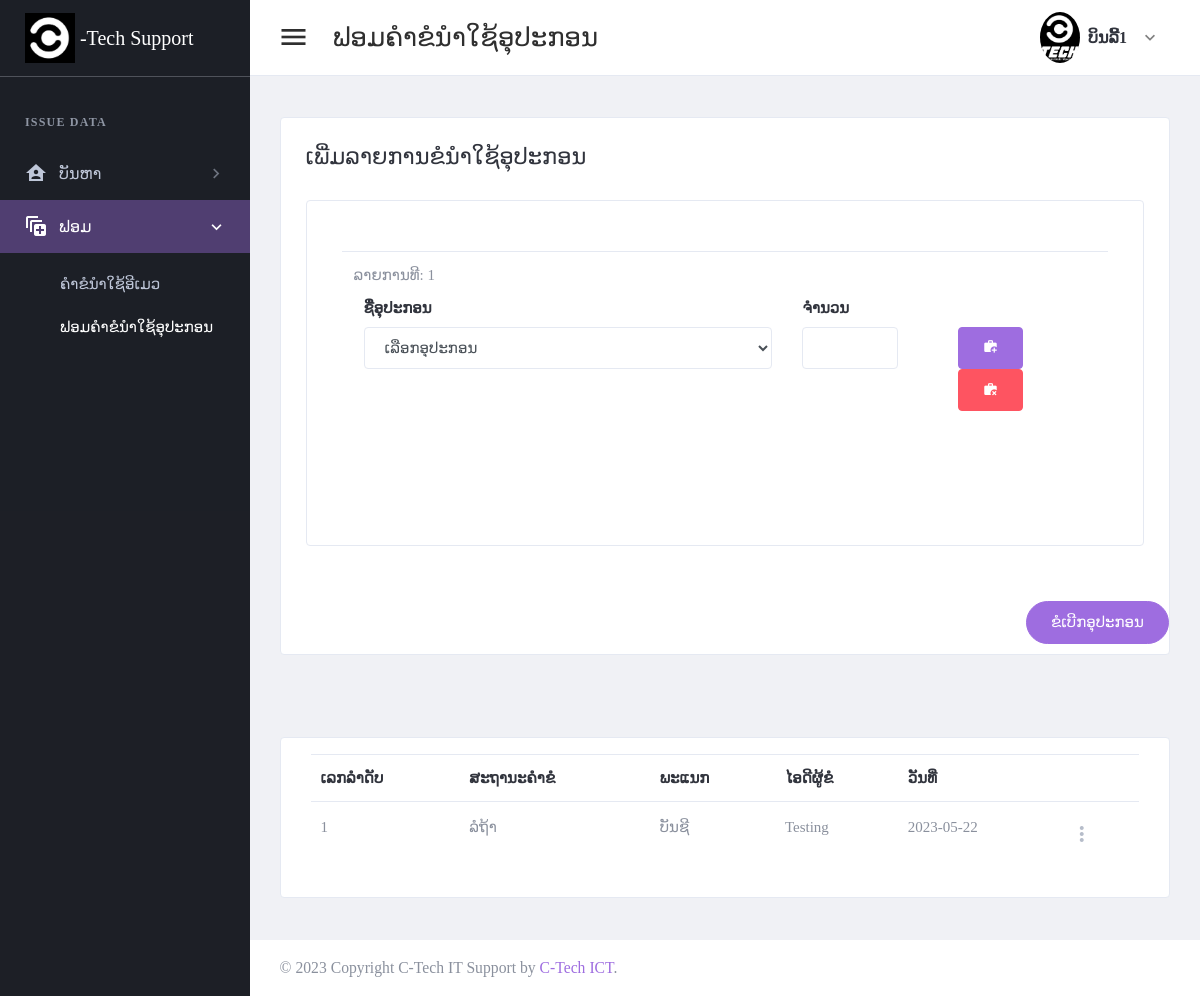
/page/form-request-item-use.php (signed in), run on an earlier commit of the app's database.
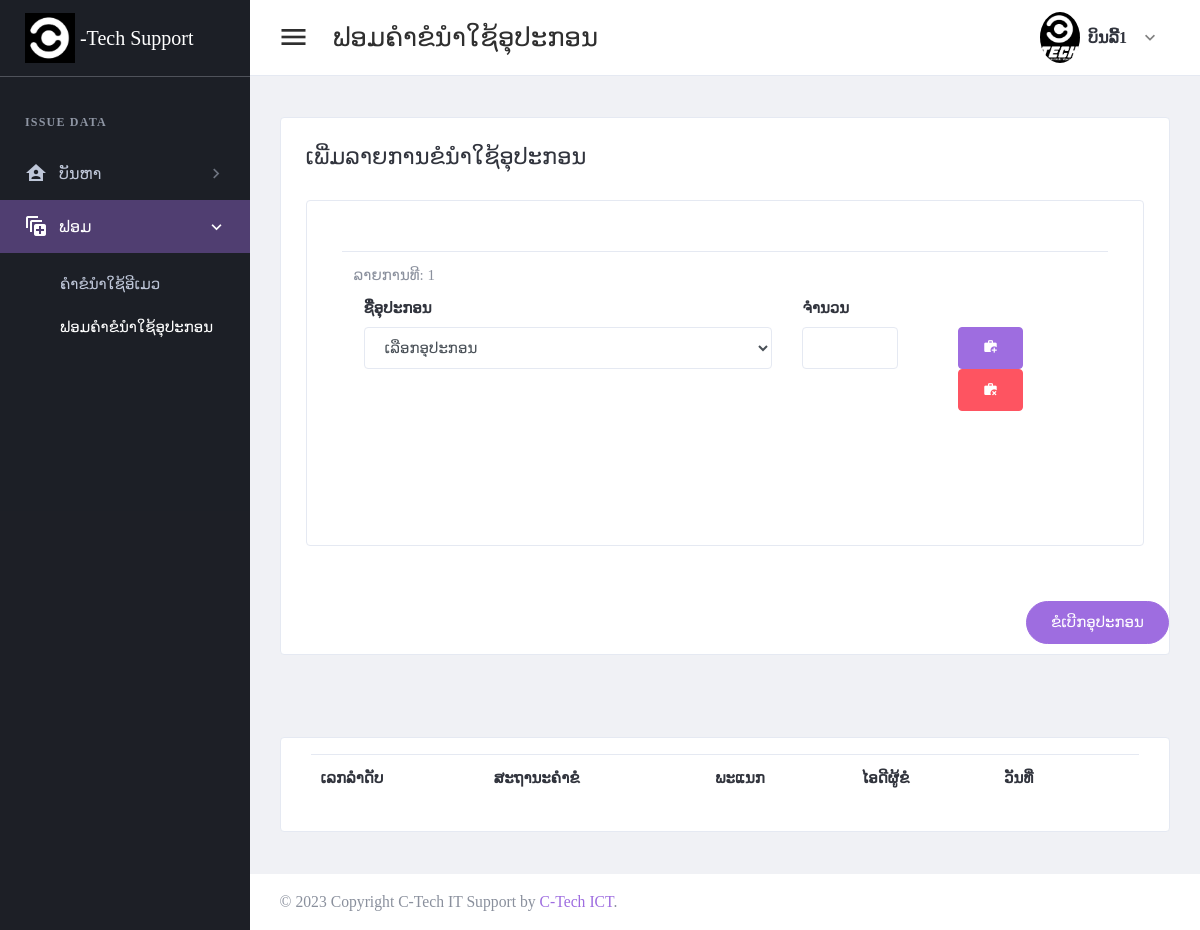
And on a later commit of the database.
### tables this page shows
CREATE TABLE `tbl_header_title` (
  `ht_id` int(11) NOT NULL,
  `ht_name` varchar(300) DEFAULT NULL
);

CREATE TABLE `tbl_sub_title` (
  `st_id` int(11) NOT NULL,
  `st_name` varchar(300) DEFAULT NULL,
  `icon_code` varchar(100) DEFAULT NULL,
  `ht_id` int(11) DEFAULT NULL
);

CREATE TABLE `tbl_page_title` (
  `pt_id` int(11) NOT NULL,
  `pt_name` varchar(300) DEFAULT NULL,
  `ptf_name` varchar(100) DEFAULT NULL,
  `st_id` int(11) DEFAULT NULL
);

CREATE TABLE `tbl_request_use_item` (
  `rui_id` int(11) NOT NULL,
  `rs_id` int(11) DEFAULT NULL,
  `depart_id` int(11) DEFAULT NULL,
  `request_by` int(11) DEFAULT NULL,
  `reqeust_date` date DEFAULT NULL
);

CREATE TABLE `tbl_request_status` (
  `rs_id` int(11) NOT NULL,
  `rs_name` varchar(150) DEFAULT NULL
);

CREATE TABLE `tbl_depart` (
  `dp_id` int(11) NOT NULL,
  `dp_name` varchar(150) DEFAULT NULL
);

CREATE TABLE `tbl_user` (
  `usid` int(11) NOT NULL,
  `full_name` varchar(300) DEFAULT NULL,
  `user_name` varchar(30) DEFAULT NULL,
  `user_password` varchar(30) DEFAULT NULL,
  `role_id` int(11) DEFAULT NULL,
  `depart_id` int(11) DEFAULT NULL,
  `user_status` int(11) DEFAULT NULL,
  `add_by` int(11) DEFAULT NULL,
  `date_register` date DEFAULT NULL,
  `cp_id` int(11) DEFAULT NULL
);

### setting/checksession.php (called while the page is built, shortened)
<?php
	if($_SESSION['id_users'] == "" )
	{
	header("location:logout.php");
	}
	  else{
		$id_users = $_SESSION["id_users"];
		$role_id = $_SESSION["role_id"];
	}
?>

### page/form-request-item-use.php (the view, shortened to what the changed rows need)
<?php
include("../setting/checksession.php");
include("../setting/conn.php");
$header_name = "ຟອມຄຳຂໍນຳໃຊ້ອຸປະກອນ";
$header_click = "2";
?>
<!DOCTYPE html>
<html lang="en" dir="ltr">
<head>
    <?php
    include("../setting/callcss.php");
    ?>
</head>
<body class="navbar-fixed sidebar-fixed" id="body">
    <div class="wrapper">
        <?php include "menu.php"; ?>
        <div class="page-wrapper">
            <div class="content-wrapper">
                <div class="content">
                    <div class="email-wrapper rounded border bg-white">
                        <div class="  no-gutters justify-content-center">
                            <div class="    ">
                                <div class="  p-4 p-xl-5">
                                    <form method="post" id="additemorderfrm">
                                        <div class="card p-4">
                                            <div class="row">
                                                <div class="card-body">
                                                    <div class="input-states">
                                                        <table class="table" id="productTable">
                                                            <tbody>
                                                                <?php
                                                                $arrayNumber = 0;
                                                                for ($x = 1; $x < 2; $x++) { ?>
                                                                    <tr id="row<?php echo $x; ?>" class="<?php echo $arrayNumber; ?>">
                                                                        <td>
                                                                            <div class="form-group "> <?php echo "ລາຍການທີ: $x"; ?> <br>
                                                                                <div class="row p-2">
                                                                                    <div class="col-lg-7">
                                                                                        <div class="form-group">
                                                                                            <label for="firstName">ຊື່ອຸປະກອນ</label>
                                                                                            <select class="form-control" name="item_id[]" id="item_id<?php echo $x; ?>" required>
                                                                                                <option value="">ເລືອກອຸປະກອນ</option>
                                                                                            </select>
                                                                                        </div>
                                                                                    </div>
                                                                                    <div class="form-group  col-lg-2">
                                                                                        <label class="text-dark font-weight-medium">ຈຳນວນ</label>
                                                                                        <div class="form-group">
                                                                                            <input type="number" step="any" name="item_value[]" id="item_value<?php echo $x; ?>" autocomplete="off" class="form-control" required />
                                                                                        </div>
                                                                                    </div>
                                                                                    <div class="col-lg-3">
                                                                                        <div class="form-group p-6">
                                                                                            <button type="button" class="btn btn-primary btn-flat " onclick="addRow()" id="addRowBtn" data-loading-text="Loading...">
                                                                                                <i class="mdi mdi-briefcase-plus"></i>
                                                                                            </button>
                                                                                            <button type="button" class="btn btn-danger  removeProductRowBtn" type="button" id="removeProductRowBtn" onclick="removeProductRow(<?php echo $x; ?>)">
                                                                                                <i class="mdi mdi-briefcase-remove"></i>
                                                                                            </button>
                                                                                        </div>
                                                                                    </div>
                                                                                </div>
                                                                            </div>
                                                                        </td>
                                                                    </tr>
                                                                <?php
                                                                    $arrayNumber++;
                                                                }
                                                                ?>
                                                            </tbody>
                                                        </table>
                                                    </div>
                                                </div>
                                            </div>
                                        </div>
                                </div>
                            </div>
                        </div>
                    </div>
                </div>
            </div>
            <div class="content-wrapper">
                <div class="content">
                    <div class="card card-default">
                        <div class="card-body">
                            <table id="productsTable2" class="table table-hover table-product" style="width:100%">
                                <thead>
                                    <tr>
                                        <th>ເລກລຳດັບ</th>
                                        <th>ສະຖານະຄຳຂໍ</th>
                                        <th>ພະແນກ</th>
                                        <th>ໄອດີຜູ້ຂໍ</th>
                                        <th>ວັນທີ່</th>
                                        <th></th>
                                    </tr>
                                </thead>
                                <tbody>
                                    <?php
                            $stmt4 = $conn->prepare(" SELECT a.rui_id,rs_name,dp_name,user_name,reqeust_date
                            FROM tbl_request_use_item a
                            left join tbl_request_status b on a.rs_id = b.rs_id
                            left join tbl_depart c on a.depart_id = c.dp_id
                            left join tbl_user d on a.request_by = d.usid
                            where  request_by = '$id_users'
                             order by rui_id desc;
                             ");
                            $stmt4->execute();
                            if ($stmt4->rowCount() > 0) {
                                while ($row4 = $stmt4->fetch(PDO::FETCH_ASSOC)) {
                            ?>
                                    <tr>
                                        <td><?php echo $row4['rui_id']; ?></td>
                                        <td><?php echo $row4['rs_name']; ?></td>
                                        <td><?php echo $row4['dp_name']; ?></td>
                                        <td><?php echo $row4['user_name']; ?></td>
                                        <td><?php echo $row4['reqeust_date']; ?></td>
                                        <td>
                                                    <div class="dropdown">
                                                        <a class="dropdown-toggle icon-burger-mini" href="#" role="button" id="dropdownMenuLink" data-toggle="dropdown" aria-haspopup="true" aria-expanded="false" data-display="static">
                                                        </a>
                                                    </div>
                                                </td>
                                            </tr>
                                    <?php
                                        }
                                    }
                                    ?>
                                </tbody>
                            </table>
                        </div>
                    </div>
                </div>
            </div>
        </div>
    </div>
</body>
</html>

### page/menu.php (shortened to what the changed rows need)
<aside class="left-sidebar sidebar-dark" id="left-sidebar">
  <div id="sidebar" class="sidebar sidebar-with-footer">
    <div class="sidebar-left" data-simplebar style="height: 100%;">
      <ul class="nav sidebar-inner" id="sidebar-menu">
        <?php
        $stmt = $conn->prepare(" SELECT distinct a.ht_id,ht_name
        FROM tbl_header_title a
        left join tbl_role_page b on a.ht_id = b.ht_id
        where role_id ='$role_id'
        order by  a.ht_id asc ");
        $stmt->execute();
        if ($stmt->rowCount() > 0) {
          while ($row = $stmt->fetch(PDO::FETCH_ASSOC)) {
            $ht_id = $row['ht_id'];
            $ht_name = $row['ht_name'];
        ?>
            <li class="section-title"> <?php echo "$ht_name"; ?></li>
            <?php
            $stmt1 = $conn->prepare("SELECT distinct a.st_id,st_name,role_id,icon_code
            FROM tbl_sub_title a
            left join tbl_role_page b on a.st_id = b.st_id
            where a.ht_id = '$ht_id' and role_id ='$role_id'
            order by a.st_id asc ");
            $stmt1->execute();
            if ($stmt1->rowCount() > 0) {
              while ($row1 = $stmt1->fetch(PDO::FETCH_ASSOC)) {
                $st_name = $row1['st_name'];
                $st_id = $row1['st_id'];
                $icon_code = $row1['icon_code'];
            ?>
                <li class='has-sub <?php if ($header_click == "$st_id") {  echo "active expand"; } ?>'>
                  <a class="sidenav-item-link" href="javascript:void(0)" data-toggle="collapse" data-target='#<?php echo "$st_name"; ?>' aria-expanded="false" aria-controls="<?php echo "$st_name"; ?>">
                    <i class="mdi <?php echo"$icon_code";?>"></i>
                    <span class="nav-text"> <?php echo "$st_name"; ?> </span> <b class="caret"></b>
                  </a>
                  <ul class='collapse <?php if ($header_click == "$st_id" ) { echo "show"; } ?>' id="<?php echo "$st_name"; ?>" data-parent="#sidebar-menu">
                    <div class="sub-menu">
                      <?php
                      $stmt2 = $conn->prepare(" SELECT pt_name,ptf_name
                      FROM tbl_page_title a
                      left join tbl_role_page b on a.pt_id = b.pt_id
                      where a.st_id = '$st_id' and role_id ='$role_id'
                      order by a.pt_id asc ");
                      $stmt2->execute();
                      if ($stmt2->rowCount() > 0) {
                        while ($row2 = $stmt2->fetch(PDO::FETCH_ASSOC)) {
                          $pt_name = $row2['pt_name'];
                      ?>
                          <li class="<?php if ($header_name ==  $row2['pt_name']) { echo "active"; } ?>">
                            <a class="sidenav-item-link" href='<?php echo $row2['ptf_name'] ?>'>
                              <span class="nav-text"><?php echo"$pt_name";?></span>
                            </a>
                          </li>
                      <?php
                        }
                      }
                      ?>
                    </div>
                  </ul>
              <?php
              }
            }
              ?>
                </li>
            <?php
          }
        }
            ?>
      </ul>
    </div>
  </div>
</aside>

What changed in the data, as far as the page shows it:
removed tbl_request_use_item: rui_id "1", rs.rs_name "ລໍຖ້າ", depart.dp_name "ບັນຊີ", tbl_user.user_name "Testing", reqeust_date "2023-05-22"
